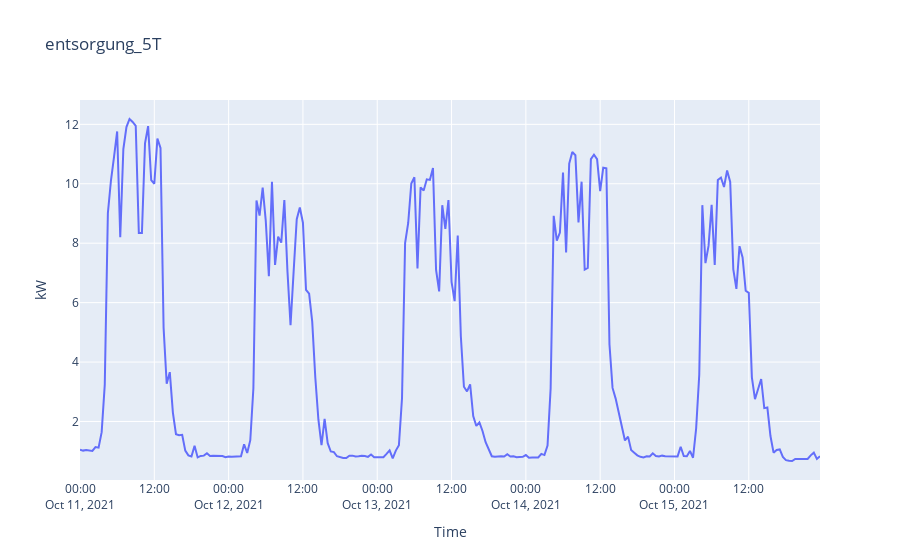

Notebook cell for this chart:
### Code cell
px.line(
    x=uv_eg.index, y=uv_eg.kw, 
    title='entsorgung_5T',
    labels={
        'x': 'Time',
        'y': 'kW'
    },
    markers=False)

### Figure 1 — Plotly figure (JSON) as saved in the notebook; plotly's stock layout.template omitted (floating-point values rounded to 4 significant figures; data arrays with more than 128 entries replaced by an {"elided": "..."} marker saying what was removed)
{"data": [{"hovertemplate": "Time=%{x}<br>kW=%{y}<extra></extra>", "legendgroup": "", "line": {"color": "#636efa", "dash": "solid"}, "marker": {"symbol": "circle"}, "mode": "lines", "name": "", "orientation": "v", "showlegend": false, "type": "scatter", "x": {"elided": "240 str values"}, "xaxis": "x", "y": {"elided": "240 float values"}, "yaxis": "y"}], "layout": {"legend": {"tracegroupgap": 0}, "title": {"text": "entsorgung_5T"}, "xaxis": {"anchor": "y", "domain": [0, 1], "title": {"text": "Time"}}, "yaxis": {"anchor": "x", "domain": [0, 1], "title": {"text": "kW"}}}}
